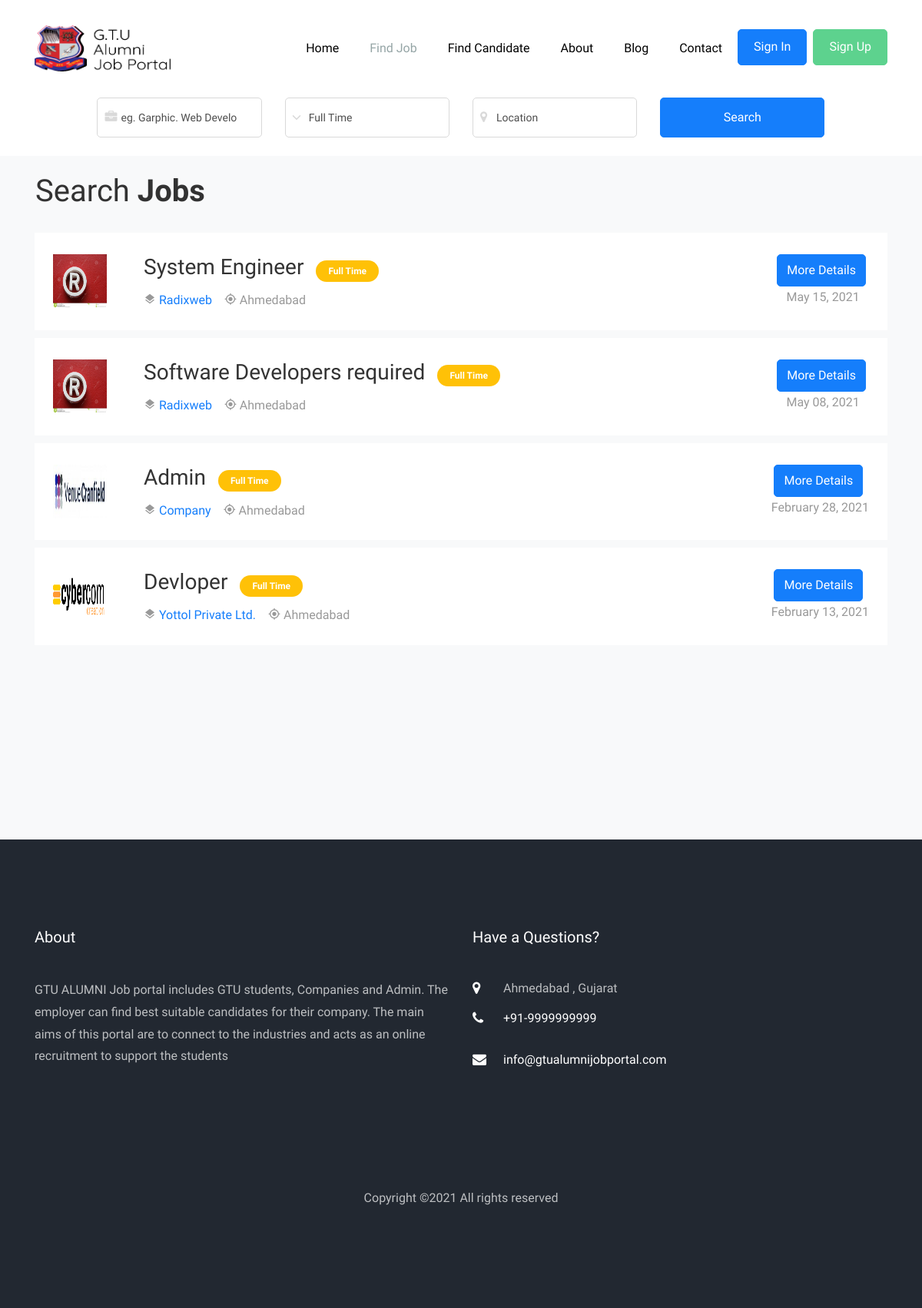
/search_details.php, run on the app's committed database.
### tables this page shows
CREATE TABLE `job_post` (
  `id` int(11) NOT NULL,
  `job_title` varchar(255) NOT NULL,
  `job_ctc` varchar(255) NOT NULL,
  `job_deadlinedate` varchar(255) NOT NULL,
  `job_vacancies` int(255) NOT NULL,
  `job_type` varchar(255) NOT NULL,
  `job_location` varchar(255) NOT NULL,
  `exam_url` varchar(255) NOT NULL,
  `job_eligiblity` varchar(255) NOT NULL,
  `job_description` varchar(255) NOT NULL,
  `status` int(1) NOT NULL,
  `created_by` varchar(255) NOT NULL,
  `created_time` timestamp(6) NOT NULL DEFAULT current_timestamp(6)
);

CREATE TABLE `company` (
  `id` int(11) NOT NULL,
  `firstname` varchar(255) NOT NULL,
  `middlename` varchar(255) NOT NULL,
  `lastname` varchar(255) NOT NULL,
  `email` varchar(255) NOT NULL,
  `password` varchar(255) NOT NULL,
  `contactnumber` varchar(255) NOT NULL,
  `company_name` varchar(255) NOT NULL,
  `company_website` varchar(255) NOT NULL,
  `company_about` varchar(255) NOT NULL,
  `company_contry` varchar(255) NOT NULL,
  `company_state` varchar(255) NOT NULL,
  `company_district` varchar(255) NOT NULL,
  `whatsapp` varchar(255) NOT NULL,
  `facebook` varchar(255) NOT NULL,
  `linkedin` varchar(255) NOT NULL,
  `company_logo` varchar(255) NOT NULL,
  `status` int(1) NOT NULL,
  `created_time` timestamp(6) NOT NULL DEFAULT current_timestamp(6)
);

CREATE TABLE `page` (
  `id` int(11) NOT NULL,
  `about_info` varchar(255) NOT NULL,
  `contact_address` varchar(255) NOT NULL,
  `contact_number` varchar(255) NOT NULL,
  `contact_email` varchar(255) NOT NULL,
  `contact_website` varchar(255) NOT NULL
);

### employee_function.php (called while the page is built, shortened)
<?php
	function employee_total_post_job($conn,$limit='',$desc='',$job_category='',$job_type='',$job_location='')
	{
		$sql = "SELECT `job_post`.`id`,`job_title`,`job_deadlinedate`,`job_type`,`job_location`,`company_name`,`company_website`,`company_logo` FROM `job_post`, `company` WHERE `job_post`.`status` = 4 AND `company`.`id` = `job_post`.`created_by`";
		if ($desc) {
			$sql .= " ORDER BY ".$desc." DESC ";
		}
		if($limit){
			$sql .= " LIMIT ".$limit." ";
		}
		$result = mysqli_query($conn,$sql);
		if($result)
		{
			return $result;
		}
		else
		{
			return false;
		}
	}
?>

### common_function.php (called while the page is built, shortened)
		<?php
	function color_label($value)
	{
		switch ($value)
		{
			case 'Part Time':
				return 'bg-primary';
				break;
			case 'Full Time':
				return 'bg-warning';
				break;
		}
	}
	function admin_get_field($conn,$fieldName)
	{
		$sql= "SELECT * FROM `page`";
		$result = mysqli_query($conn,$sql);
		if($result)
		{
			if(mysqli_affected_rows($conn))
			{
				while ($row = mysqli_fetch_array($result)) {
					$name = $row[$fieldName];
				}
				return $name;
			}
			else
			{
				return 0;
			}
		}
		else
		{
			return 0;
		}
	}
?>

### search_details.php (the view, shortened to what this page needs)
    <?php
      include 'header.php';
      $job_category = '';
      $job_type = '';
      $job_location = '';
      $employee_name = '';
      $employee_location = '';
      $employee_skill = '';
      $fullTimeValidation = '';
      $type='Company';
      if ($type == 'Employee') {
        $total_candidate = total_candidate($conn,'',2,'id',$employee_name,$employee_location,$employee_skill);
        $stayle_number = 3;
      } else if ($type == 'Company') {
        $allpost_job = employee_total_post_job($conn,10,'job_deadlinedate',$job_category,$job_type,$job_location);
      }
      $find_candidate_list = find_candidate($conn);
      $find_skill_list = find_skill($conn);
      $candidate_location_list = find_location($conn);
    ?>
    <?php
      include 'navigation.php';
    ?>
    <div class="ftco-search" style="margin-top: 7rem;">
      <div class="row">
        <div class="col-md-1">
        </div>
        <div class="col-md-10 tab-wrap">
          <div class="tab-content p-4" id="v-pills-tabContent">
            <div class="tab-pane show active" id="v-pills-1" role="tabpanel" aria-labelledby="v-pills-nextgen-tab">
             <?php
              if ($type == 'Employee') {
                ?>
                  <form action="search_details.php" class="search-job">
                    <input type="hidden" class="form-control" name="type" value="Employee">
                    <div class="row">
                      <div class="col-md">
                        <div class="form-group">
                          <div class="form-field">
                            <div class="icon">
                              <span class="icon-user"></span>
                            </div>
                            <input type="text" class="form-control" name="employee_name" placeholder="eg. Adam Scott" value="<?php echo $employee_name;?>" list="employee_name" autocomplete="off">
                            <datalist id="employee_name">
                                  <?php
                                    while ($row = mysqli_fetch_array($find_candidate_list)){
                                      ?>
                                        <option value="<?php echo $row['firstname'];?>">
                                      <?php
                                     }
                                  ?>
                            </datalist>
                          </div>
                        </div>
                      </div>
                      <div class="col-md">
                        <div class="form-group">
                          <div class="form-field">
                            <div class="select-wrap">
                              <div class="icon">
                                <span class="icon-briefcase"></span>
                              </div>
                              <input type="text" class="form-control" name="employee_skill" placeholder="eg. Web Devloper" value="<?php echo $employee_skill;?>" list="employee_skill" autocomplete="off">
                            <datalist id="employee_skill">
                                      <?php
                                        while ($row = mysqli_fetch_array($find_skill_list)){
                                          ?>
                                            <option value="<?php echo $row['intrestarea'];?>">
                                          <?php
                                         }
                                      ?>
                                    </datalist>
                            </div>
                          </div>
                        </div>
                      </div>
                      <div class="col-md">
                        <div class="form-group">
                          <div class="form-field">
                            <div class="icon">
                              <span class="icon-map-marker"></span>
                            </div>
                            <input type="text" class="form-control" placeholder="Location" name="employee_location" value="<?php echo $employee_location;?>" autocomplete="off" list="employee_location">
                            <datalist id="employee_location">
                                  <?php
                                    while ($row = mysqli_fetch_array($candidate_location_list)){
                                      ?>
                                        <option value="<?php echo $row['district'];?>">
                                      <?php
                                     }
                                  ?>
                                </datalist>
                          </div>
                        </div>
                      </div>
                      <div class="col-md-3">
                        <div class="form-group">
                          <div class="form-field">
                            <input type="submit" value="Search" class="form-control btn btn-primary">
                          </div>
                        </div>
                      </div>
                    </div>
                  </form>
                <?php
              } else {
                ?>
                  <form action="search_details.php" class="search-job">
                    <div class="row">
                      <div class="col-md">
                        <div class="form-group">
                          <div class="form-field">
                            <div class="icon">
                              <span class="icon-briefcase"></span>
                            </div>
                              <input type="text" class="form-control" name="job_category" placeholder="eg. Garphic. Web Developer" value="<?php echo $job_category; ?>" list="job_category" autocomplete="off">
                          </div>
                        </div>
                      </div>
                      <div class="col-md">
                        <div class="form-group">
                          <div class="form-field">
                            <div class="select-wrap">
                              <div class="icon">
                                <span class="ion-ios-arrow-down"></span>
                              </div>
                              <select name="job_type" id="" class="form-control">
                                <option value="Full Time" <?php echo $fullTimeValidation; ?>>Full Time</option>
                              </select>
                            </div>
                          </div>
                        </div>
                      </div>
                      <div class="col-md">
                        <div class="form-group">
                          <div class="form-field">
                            <div class="icon">
                              <span class="icon-map-marker"></span>
                            </div>
                            <input type="text" class="form-control" placeholder="Location" name="job_location" value="<?php echo $job_location; ?>" list="job_location" autocomplete="off">
                          </div>
                        </div>
                      </div>
                      <div class="col-md">
                        <div class="form-group">
                          <div class="form-field">
                            <input type="submit" value="Search" class="form-control btn btn-primary">
                          </div>
                        </div>
                      </div>
                    </div>
                  </form>
                <?php
              }
             ?>
            </div>
          </div>
        </div>
      </div>
    </div>
    <section class="ftco-section bg-light" style="padding: 1rem 0;">
      <div class="container">
        <div class="row">
          <div class="col-md-12 heading-section text-left ftco-animate fadeInUp ftco-animated pl-3">
            <h2 class="mb-4"><span>Search</span> Jobs</h2>
          </div>
        </div>
        <?php
          if ($type == 'Employee') {
          ?>
            <div class="row">
              <?php
                while ($row = mysqli_fetch_array($total_candidate))
                {
                  ?>
                    <div class="col-md-12 ftco-animate">
                      <div class="job-post-item bg-white p-4 d-block d-md-flex align-items-center">
                        <div class="mb-4 mb-md-0 mr-5">
                          <div class="job-post-item-header d-flex align-items-center">
                            <h2 class="mr-3 text-black h3"><?php echo $row['firstname'].' '.$row['middlename'].' '.$row['lastname'];?></h2>
                          </div>
                        </div>
                        <div class="ml-auto d-flex">
                          <div class="job-post-item-body d-block d-md-flex">
                            <div class="mr-3"><span class="icon-layers"></span> <a><?php echo $row['colleagename'];?></a></div>
                            <div><span class="icon-my_location"></span> <span><?php echo $row['district'].','.$row['state'];?></span></div>
                          </div>
                        </div>
                      </div>
                    </div>
                  <?php
                }
              ?>
              <div class="col-md-12 ftco-animate">
                <div class="p-4 d-block align-items-center">
                  <div class="justify-content-center align-items-center d-flex">
                    <a href="signup.php" class="btn btn-success py-2 mr-1">Create a New Account</a>
                  </div>
                </div>
              </div>
            </div>
            <?php
          } else if ($type == 'Company') {
          ?>
            <div class="row">
              <?php
                while ($row = mysqli_fetch_array($allpost_job))
                {
                  $color_value = color_label($row['job_type']);
                  ?>
                    <div class="col-md-12 ftco-animate">
                      <div class="job-post-item bg-white p-4 d-block d-md-flex align-items-center">
                        <div class="d-flex mr-5">
                          <a href="<?php echo $row['company_website']; ?>" target = "_blank"><img src="<?php echo Company_Logo_Url.$row['company_logo']; ?>" alt="<?php echo $row['company_name']; ?>" style = 'background-size: cover;width:70px;height:70px;'></a>
                        </div>
                        <div class="mb-4 mb-md-0 mr-5">
                          <div class="job-post-item-header d-flex align-items-center">
                            <h2 class="mr-3 text-black h3"><?php echo $row['job_title'];?></h2>
                            <div class="badge-wrap">
                             <span class="<?php echo $color_value; ?> text-white badge py-2 px-3"><?php echo $row['job_type'];?></span>
                            </div>
                          </div>
                          <div class="job-post-item-body d-block d-md-flex">
                            <div class="mr-3"><span class="icon-layers"></span> <a href="<?php echo $row['company_website'];?>" target="_blank"><?php echo $row['company_name'];?></a></div>
                            <div><span class="icon-my_location"></span> <span><?php echo $row['job_location'];?></span></div>
                          </div>
                        </div>
                        <div class="ml-auto d-flex justify-content-center align-items-center flex-column">
                          <a href="job_details.php?post_id=<?php echo $row['id']; ?>" class="btn btn-primary py-2 mr-1">More Details</a>
                          <span><?php echo date("F d, Y",strtotime($row['job_deadlinedate']));?></span>
                        </div>
                      </div>
                    </div>
                  <?php
                }
              ?>
            </div>
          <?php
          }
        ?>
      </div>
    </section>
<?php
      include 'footer.php';
    ?>

### footer.php (shortened to what this page needs)
<?php
  $editAbout = admin_get_field($conn,'about_info');
  $editContactAddress = admin_get_field($conn,'contact_address');
  $editContactNumber = admin_get_field($conn,'contact_number');
  $editContactEmail = admin_get_field($conn,'contact_email');
?>
<footer class="ftco-footer ftco-bg-dark ftco-section">
      <div class="container">
        <div class="row mb-5">
          <div class="col-md">
             <div class="ftco-footer-widget mb-4">
              <h2 class="ftco-heading-2">About</h2>
              <p><?php echo $editAbout;?></p>
              <ul class="ftco-footer-social list-unstyled float-md-left float-lft mt-3">
              </ul>
            </div>
          </div>
          <div class="col-md">
            <div class="ftco-footer-widget mb-4">
              <h2 class="ftco-heading-2">Have a Questions?</h2>
              <div class="block-23 mb-3">
                <ul>
                  <li><span class="icon icon-map-marker"></span><span class="text"><?php echo $editContactAddress;?></span></li>
                  <li><a href="javascript:void(0)"><span class="icon icon-phone"></span><span class="text">+91-<?php echo $editContactNumber;?></span></a></li>
                  <li><a href="javascript:void(0)"><span class="icon icon-envelope"></span><span class="text"><?php echo $editContactEmail;?></span></a></li>
                </ul>
              </div>
            </div>
          </div>
        </div>
        <div class="row">
          <div class="col-md-12 text-center">
            <p>Copyright &copy;<script>document.write(new Date().getFullYear());</script> All rights reserved </p>
          </div>
        </div>
      </div>
    </footer>
  </body>
</html>

### data on the page
job_post: company.company_logo (picture), job_title "System Engineer", job_type "Full Time", company.company_name "Radixweb", job_location "Ahmedabad", job_deadlinedate "May 15, 2021"
job_post: company.company_logo (picture), job_title "Software Developers required", job_type "Full Time", company.company_name "Radixweb", job_location "Ahmedabad", job_deadlinedate "May 08, 2021"
job_post: company.company_logo+company_name (picture), job_title "Admin", job_type "Full Time", company.company_name "Company", job_location "Ahmedabad", job_deadlinedate "February 28, 2021"
job_post: company.company_logo (picture), job_title "Devloper", job_type "Full Time", company.company_name "Yottol Private Ltd.", job_location "Ahmedabad", job_deadlinedate "February 13, 2021"
page: about_info "GTU ALUMNI Job portal includes GTU students, Companies and Admin. The employer can find best suitable candidates for their company. The main aims of this portal are to connect to the industries and acts as an online recruitment to support the students", contact_address "Ahmedabad , Gujarat", contact_number "9999999999", contact_email "info@gtualumnijobportal.com"
